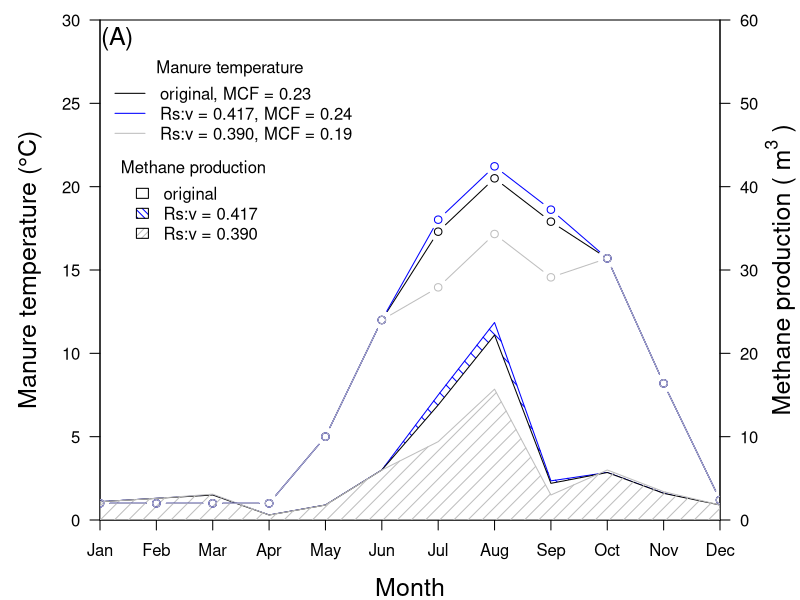

Write the R code that produced this figure.
#To create a figure to demonstrate the influence of temperature on MCF
#The data is from the sheet:MCF sheet_Fig 4A. 
#The manure temperature increase for 3 months. 
Tm<-c(1.0,1.0,1.0,1.0,5.0,12.0,17.3,20.5,17.9,15.7,8.2,1.2)
Tm.H<-c(1.0,1.0,1.0,1.0,5.0,12.0,18.02,21.22,18.62,15.7,8.2,1.2)
Tm.L<-c(1.0,1.0,1.0,1.0,5.0,12.0,13.96,17.16,14.56,15.7,8.2,1.2)
CH4  <-c(2.2,2.6,3,0.6,1.8,6,13.8,22.2,4.4,5.7,3.2,1.8)/2
CH4.H<-c(2.2,2.6,3,0.6,1.8,6,15.0,23.7,4.7,5.7,3.2,1.7)/2
CH4.L  <-c(2.2,2.6,3.1,0.6,1.8,6,9.4,15.7,3.0,6.0,3.4,1.8)/2
#Output 800 x 600
par(mar=c(4,5,1,4))
plot(0,type="n",xlim=c(1,12),ylim=c(0,30),
     xlab="Month",ylab="Manure temperature (°C)"
     ,las=1,xaxt="n",xaxs="i",yaxs="i"
     ,cex.lab=1.5)
axis(1,at=c(1:12),labels=month.abb)
axis(4,at=seq(0,30,5),labels=seq(0,60,10),
     las=1)
mtext(expression("Methane production ("~m^3~")"),
      side=4,line=3,cex=1.5)
polygon(c(c(1:12),c(12:1)),c(CH4.H,rep(0,12))
        ,col="blue"
        ,density=10,angle=135)
polygon(c(c(1:12),c(12:1)),c(CH4,rep(0,12))
        ,col="white")
polygon(c(c(1:12),c(12:1)),c(CH4.L,rep(0,12))
        ,col="grey"
        ,density=10,aggle=45)
lines(c(1:12),Tm,type="b")
lines(c(1:12),Tm.H,type="b",col="blue")
lines(c(1:12),Tm.L,type="b",col="grey")
legend(1,28,c("original, MCF = 0.23",
              "Rs:v = 0.417, MCF = 0.24",
              "Rs:v = 0.390, MCF = 0.19")
       ,col=c("black","blue","grey"),lty=c(1,1,1),
       bty="n",title="Manure temperature")
legend(1.3,22,c("original","Rs:v = 0.417","Rs:v = 0.390")
       ,fill=c("white","blue","grey")
       ,density=c(100,20,20),angle=c(0,135,45)
       ,bty="n",title="Methane production")
text(1.3,30,"(A)",pos=1,cex=1.5)

# text(8.2,23,"MCF = 0.24")
# text(8.2,17,"MCF = 0.23")
# text(8.2,14,"MCF = 0.19")
#arrows(8,22.5,8,20.5,length=0.03, angle=90)
